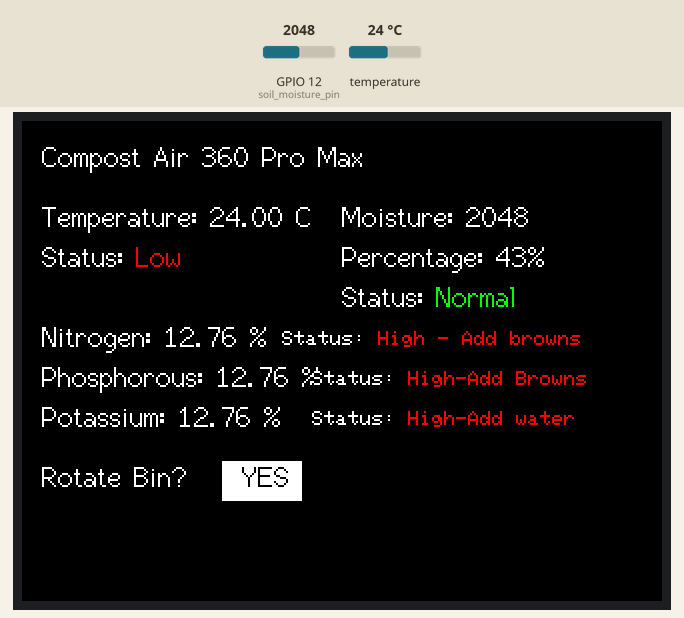
Bench run of a sketch on a simulated ESP32-C3. Shown: 320×240 colour display. The inputs (shaded band) are chosen by the test bench; at power-on: temperature 24 °C, GPIO 12 (soil_moisture_pin) = 2048.

Above: at 2.9 s.
3.0 s: temperature set to 12 °C
7.4 s: GPIO 12 (soil_moisture_pin) set to 2245
At 10.2 s:
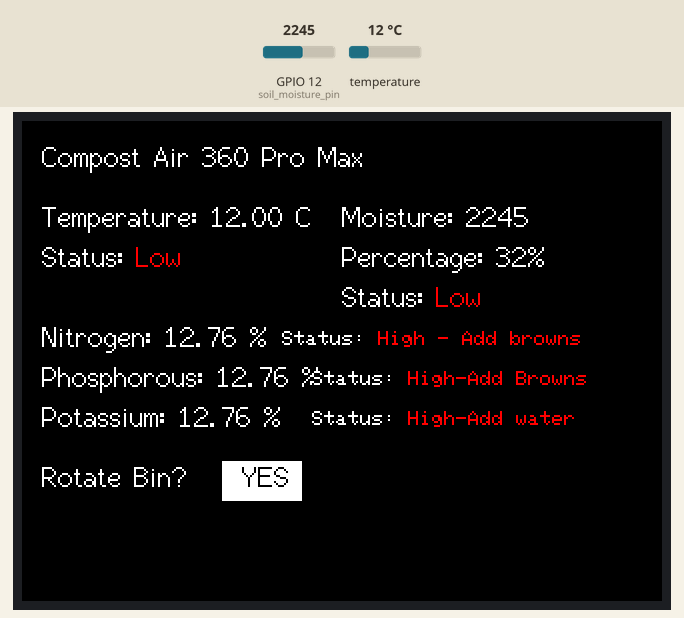
11.1 s: GPIO 12 (soil_moisture_pin) set to 2939
At 14.2 s:
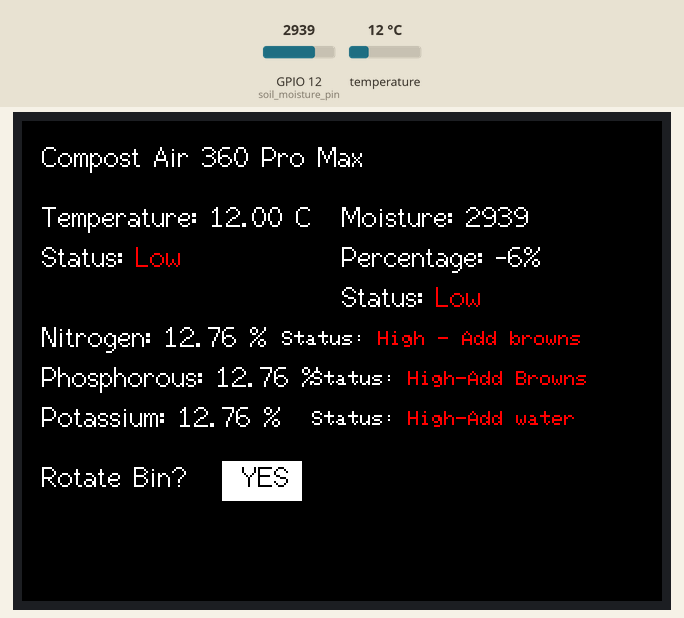
14.8 s: GPIO 12 (soil_moisture_pin) set to 3055
At 17.9 s:
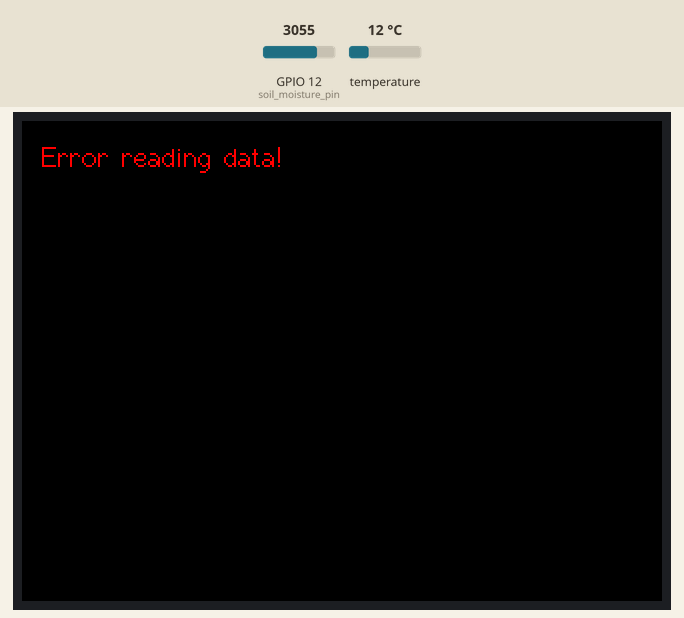
18.4 s: GPIO 12 (soil_moisture_pin) set to 2960
At 21.8 s:
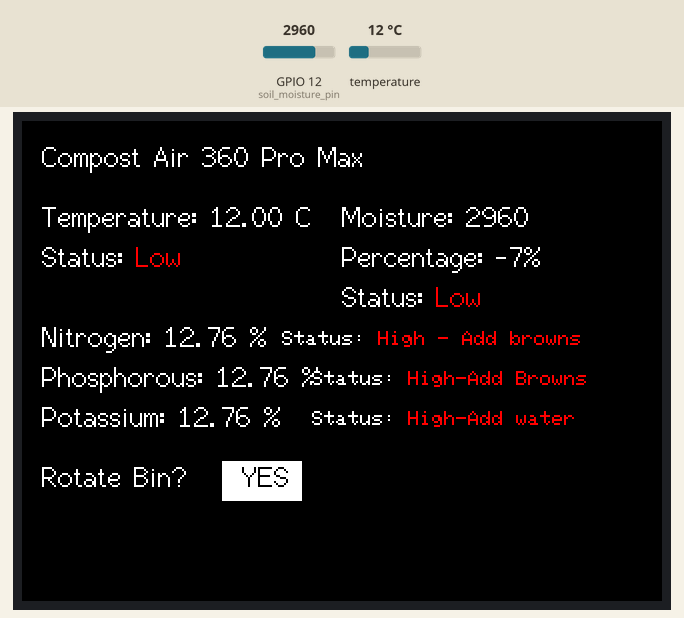
22.1 s: GPIO 12 (soil_moisture_pin) set to 1228
At 24.7 s:
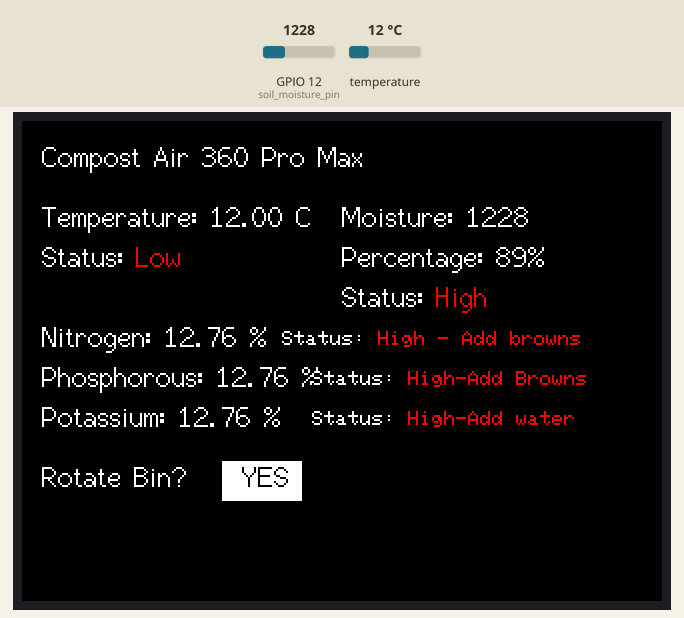
Timing chart, 0 to 26.2 s (numbered marks = the images above; inputs shaded):
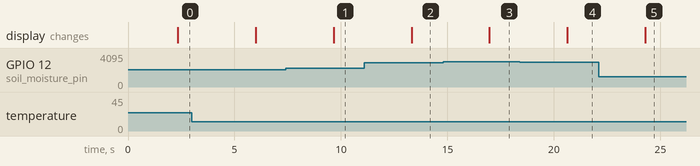

Measured:
- the behaviour switches between 2182 and 2183 on GPIO 12 (soil_moisture_pin) (found by bisection; images 0 and 1)
- the behaviour switches between 3000 and 3001 on GPIO 12 (soil_moisture_pin) (found by bisection; images 2 and 3)
- after the input at 7.4 s, the display: changes after 2.3 s (image 1)
- after the input at 11.1 s, the display: changes after 2.2 s (image 2)
- after the input at 14.8 s, the display: changes after 2.2 s (image 3)
- after the input at 18.4 s, the display: changes after 2.2 s (image 4)
- after the input at 22.1 s, the display: changes after 2.2 s (image 5)

The sketch:

Modifying.ino
```cpp
#include <Arduino.h>
#include <OneWire.h>
#include "FS.h"
#include <DallasTemperature.h>
#include <TFT_eSPI.h>
#include <SPI.h>
#include <SoftwareSerial.h>

// Constants for TFT display color
#define TFT_BLACK 0x0000
#define TFT_WHITE 0xFFFF

// Pin definitions
#define temperature_sensor_pin 14
#define soil_moisture_pin 12
#define RE 25
#define DE 26

// OneWire and DallasTemperature setup for temperature sensor
OneWire oneWire(temperature_sensor_pin);
DallasTemperature sensors(&oneWire);

// TFT_eSPI setup for TFT display
TFT_eSPI tft = TFT_eSPI();

// Constants for sensor thresholds and status display
const int dry = 2830;
const int wet = 1030;
const int moistureMin = 300;
const int moistureMax = 3000;
const int temperatureCMin = 32;
const int temperatureCMax = 70;
const int dryThreshold = 40;
const int wetThreshold = 65;
const int lowThreshold = 29;
float maxVal = 1999;  // Declare maxVal as a global variable

// Modbus RTU requests for reading NPK values
const byte nitro[] = {0x01, 0x03, 0x00, 0x1e, 0x00, 0x01, 0xe4, 0x0c};
const byte phos[] = {0x01, 0x03, 0x00, 0x1f, 0x00, 0x01, 0xb5, 0xcc};
const byte pota[] = {0x01, 0x03, 0x00, 0x20, 0x00, 0x01, 0x85, 0xc0};

byte values[11];

SoftwareSerial mod(32, 33);

// Function prototypes
void displayError(const char *errorMessage);
void displayData(float temperature, int sensorValue, byte val1, byte val2, byte val3);

void setup() {
  Serial.begin(9600);
  tft.init();
  tft.setRotation(1);
  sensors.begin();
  mod.begin(9600);
  pinMode(RE, OUTPUT);
  pinMode(DE, OUTPUT);
  delay(500);
}

void loop() {
  // Temperature Reading
  sensors.requestTemperatures();
  float temperatureC = sensors.getTempCByIndex(0);

  // Soil Moisture Reading
  int sensorValue = analogRead(soil_moisture_pin);

  // NPK Readings
  byte val1, val2, val3;
  val1 = nitrogen();
  delay(250);
  val2 = phosphorous();
  delay(250);
  val3 = potassium();
  delay(250);

  // Display data or error message
  if (temperatureC != DEVICE_DISCONNECTED_C && sensorValue >= moistureMin && sensorValue <= moistureMax) {
    displayData(temperatureC, sensorValue, val1, val2, val3);
  } else {
    displayError("Error reading data!");
  }

  delay(2000);
}

void displayData(float temperature, int sensorValue, byte val1, byte val2, byte val3) {

  tft.fillScreen(TFT_BLACK);
  tft.setTextColor(TFT_WHITE, TFT_BLACK);
  tft.setTextSize(1);

  // Display header
  tft.setCursor(10, 10, 2);
  tft.setRotation(1);
  tft.setTextSize(1.5);
  tft.print("Compost Air 360 Pro Max");
  tft.setTextSize(1);

  // Display temperature data
  tft.setCursor(10, 40, 2);
  tft.setRotation(1);
  tft.print("Temperature: ");
  tft.print(temperature);
  tft.println(" °C");

  // Display temperature status
  tft.setCursor(10, 60, 2);
  tft.setRotation(1);
  tft.print("Status: ");
  if (temperature <= (temperatureCMin - 5)) {  // Adjusted condition for "Low"
    tft.setTextColor(TFT_RED, TFT_BLACK);
    tft.print("Low");
  } else if (temperature >= (temperatureCMax + 5)) {  // Adjusted condition for "High"
    tft.setTextColor(TFT_RED, TFT_BLACK);
    tft.print("High");
  } else {
    tft.setTextColor(TFT_GREEN, TFT_BLACK);
    tft.print("Normal");
  }

  tft.setCursor(160, 40, 2);
  tft.setRotation(1);
  tft.setTextColor(TFT_WHITE, TFT_BLACK);
  tft.print("Moisture: ");
  tft.print(sensorValue);
  tft.println();

  // Calculate and display soil moisture percentage
  int percentage = map(sensorValue, dry, wet, 0, 100);
  tft.setCursor(160, 60, 2);
  tft.setRotation(1);
  tft.print("Percentage: ");
  tft.print(percentage);
  tft.println("%");

  // Display soil moisture status
  tft.setCursor(160, 80, 2);
  tft.setRotation(1);
  tft.print("Status: ");
  if (percentage <= (dryThreshold - 5)) {  // Adjusted condition for "Low"
    tft.setTextColor(TFT_RED, TFT_BLACK);
    tft.print("Low");
  } else if (percentage >= (wetThreshold + 5)) {  // Adjusted condition for "High"
    tft.setTextColor(TFT_RED, TFT_BLACK);
    tft.print("High");
  } else {
    tft.setTextColor(TFT_GREEN, TFT_BLACK);
    tft.print("Normal");
  }

    // Display "Rotate Bin?" text
  tft.setCursor(10, 170, 2);
  tft.setRotation(1); // Adjust rotation value here
  tft.setTextColor(TFT_WHITE, TFT_BLACK);
  tft.print("Rotate Bin?");

  // Display "YES" text box
  tft.drawRect(100, 170, 40, 20, TFT_WHITE);
  tft.fillRect(100, 170, 40, 20, TFT_WHITE);
  tft.setTextColor(TFT_BLACK, TFT_WHITE);
  tft.setCursor(110, 170, 2); // Adjusted position and aligned text
  tft.print("YES");


  // Display NPK data
 tft.setCursor(10, 100, 2);
  tft.setRotation(1);
  tft.setTextColor(TFT_WHITE, TFT_BLACK);
  tft.print("Nitrogen: ");
  float nitrogenPercentage = (val1 / maxVal) * 100;
  tft.print(nitrogenPercentage);
  tft.println(" %");

  // Adjusted condition for Nitrogen status level
  tft.setCursor(130, 105, 1);
  tft.setRotation(1);
  tft.setTextColor(TFT_WHITE, TFT_BLACK);
  tft.print("Status: ");
  if (nitrogenPercentage >= (2.0 + 0.5)) {
    tft.setTextColor(TFT_RED, TFT_BLACK);
    tft.print("High - Add browns");
  } else if (nitrogenPercentage <= (2.0 - 0.5)) {
    tft.setTextColor(TFT_RED, TFT_BLACK);
    tft.print("Low - Add greens");
  } else {
    tft.setTextColor(TFT_GREEN, TFT_BLACK);
    tft.print("Normal");
  }

  // Display Phosphorous data with status
tft.setCursor(10, 120, 2); // Adjusted position
tft.setRotation(1);
tft.setTextColor(TFT_WHITE, TFT_BLACK);
tft.print("Phosphorous: ");
float phosphorousPercentage = (val2 / maxVal) * 100;
tft.print(phosphorousPercentage);
tft.println(" %");

// Adjusted condition for Phosphorous status level
tft.setCursor(145, 125, 1); // Adjusted position
tft.setRotation(1);
tft.setTextColor(TFT_WHITE, TFT_BLACK);
tft.print("Status: ");
if (phosphorousPercentage >= 1.0 + 0.25) {
  tft.setTextColor(TFT_RED, TFT_BLACK);
  tft.print("High-Add Browns");
} else if (phosphorousPercentage <= 0.5 - 0.25) {
  tft.setTextColor(TFT_RED, TFT_BLACK);
  tft.print("Low-Add Greens"); //to increase phosp add manure, bone meal,
} else {
  tft.setTextColor(TFT_GREEN, TFT_BLACK);
  tft.print("Normal");
}

// Display Potassium data with status
tft.setCursor(10, 140, 2); // Adjusted position
tft.setRotation(1);
tft.setTextColor(TFT_WHITE, TFT_BLACK);
tft.print("Potassium: ");
float potassiumPercentage = (val3 / maxVal) * 100;
tft.print(potassiumPercentage);
tft.println(" %");

// Adjusted condition for Potassium status level
tft.setCursor(145, 145, 1); // Adjusted position
tft.setRotation(1);
tft.setTextColor(TFT_WHITE, TFT_BLACK);
tft.print("Status: ");
if (potassiumPercentage >= 2.0 + 0.5) {
  tft.setTextColor(TFT_RED, TFT_BLACK);
  tft.print("High-Add water");
} else if (potassiumPercentage <= 2.0 - 0.5) {
  tft.setTextColor(TFT_RED, TFT_BLACK);
  tft.print("Low-Add Browns");
} else {
  tft.setTextColor(TFT_GREEN, TFT_BLACK);
  tft.print("Normal");
}
}

void displayError(const char *errorMessage) {
  tft.fillScreen(TFT_BLACK);
  tft.setCursor(10, 10, 2);
  tft.setTextColor(TFT_RED, TFT_BLACK);
  tft.setTextSize(1);
  tft.println(errorMessage);
}

byte nitrogen() {
  digitalWrite(DE, HIGH);
  digitalWrite(RE, HIGH);
  delay(10);
  if (mod.write(nitro, sizeof(nitro)) == 8) {
    digitalWrite(DE, LOW);
    digitalWrite(RE, LOW);
    for (byte i = 0; i < 7; i++) {
      values[i] = mod.read();
    }
    Serial.println();
  }
  return values[4];
}

byte phosphorous() {
  digitalWrite(DE, HIGH);
  digitalWrite(RE, HIGH);
  delay(10);
  if (mod.write(phos, sizeof(phos)) == 8) {
    digitalWrite(DE, LOW);
    digitalWrite(RE, LOW);
    for (byte i = 0; i < 7; i++) {
      values[i] = mod.read();
    }
    Serial.println();
  }
  return values[4];
}

byte potassium() {
  digitalWrite(DE, HIGH);
  digitalWrite(RE, HIGH);
  delay(10);
  if (mod.write(pota, sizeof(pota)) == 8) {
    digitalWrite(DE, LOW);
    digitalWrite(RE, LOW);
    for (byte i = 0; i < 7; i++) {
      values[i] = mod.read();
    }
    Serial.println();
  }
  return values[4];
}
```
